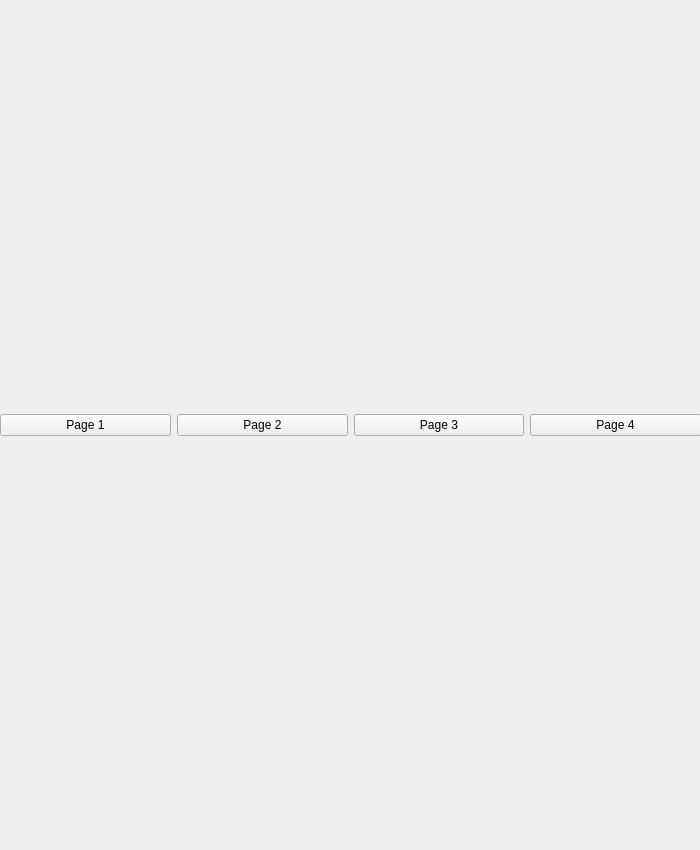
<?xml version="1.0" encoding="UTF-8"?>
<ui version="4.0">
 <class>MainWindow</class>
 <widget class="QMainWindow" name="MainWindow">
  <property name="geometry">
   <rect>
    <x>0</x>
    <y>0</y>
    <width>700</width>
    <height>850</height>
   </rect>
  </property>
  <property name="minimumSize">
   <size>
    <width>700</width>
    <height>850</height>
   </size>
  </property>
  <property name="maximumSize">
   <size>
    <width>700</width>
    <height>850</height>
   </size>
  </property>
  <property name="windowTitle">
   <string>Conentration App</string>
  </property>
  <property name="unifiedTitleAndToolBarOnMac">
   <bool>false</bool>
  </property>
  <widget class="QWidget" name="main_widget">
   <property name="enabled">
    <bool>true</bool>
   </property>
   <property name="minimumSize">
    <size>
     <width>700</width>
     <height>850</height>
    </size>
   </property>
   <property name="maximumSize">
    <size>
     <width>350</width>
     <height>200</height>
    </size>
   </property>
   <property name="autoFillBackground">
    <bool>true</bool>
   </property>
   <widget class="QWidget" name="gridLayoutWidget">
    <property name="geometry">
     <rect>
      <x>0</x>
      <y>0</y>
      <width>701</width>
      <height>851</height>
     </rect>
    </property>
    <layout class="QGridLayout" name="gridLayout">
     <item row="0" column="0">
      <layout class="QHBoxLayout" name="horizontalLayout_4">
       <item>
        <widget class="QPushButton" name="pushButton_5">
         <property name="text">
          <string>Page 1</string>
         </property>
        </widget>
       </item>
       <item>
        <widget class="QPushButton" name="pushButton_4">
         <property name="text">
          <string>Page 2</string>
         </property>
        </widget>
       </item>
       <item>
        <widget class="QPushButton" name="pushButton_3">
         <property name="text">
          <string>Page 3</string>
         </property>
        </widget>
       </item>
       <item>
        <widget class="QPushButton" name="pushButton_2">
         <property name="text">
          <string>Page 4</string>
         </property>
        </widget>
       </item>
      </layout>
     </item>
     <item row="1" column="0">
      <layout class="QFormLayout" name="formLayout_2"/>
     </item>
    </layout>
   </widget>
  </widget>
 </widget>
 <resources/>
 <connections/>
</ui>
